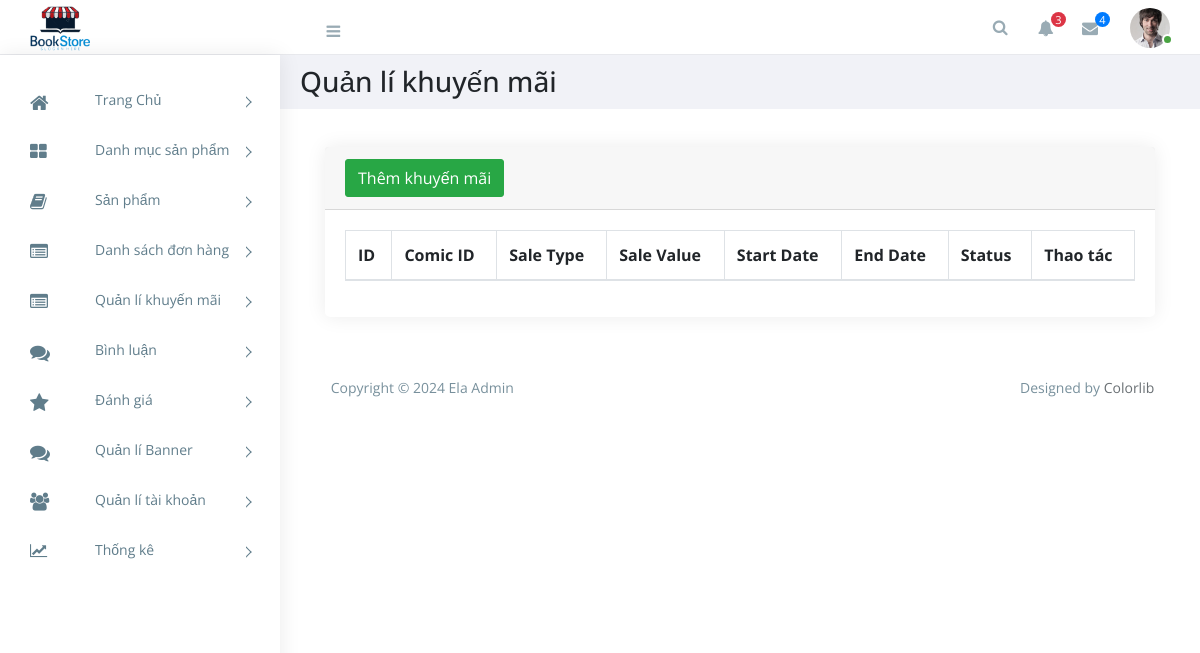
/admin/index.php?act=khuyen-mai, run on an earlier commit of the app's database.
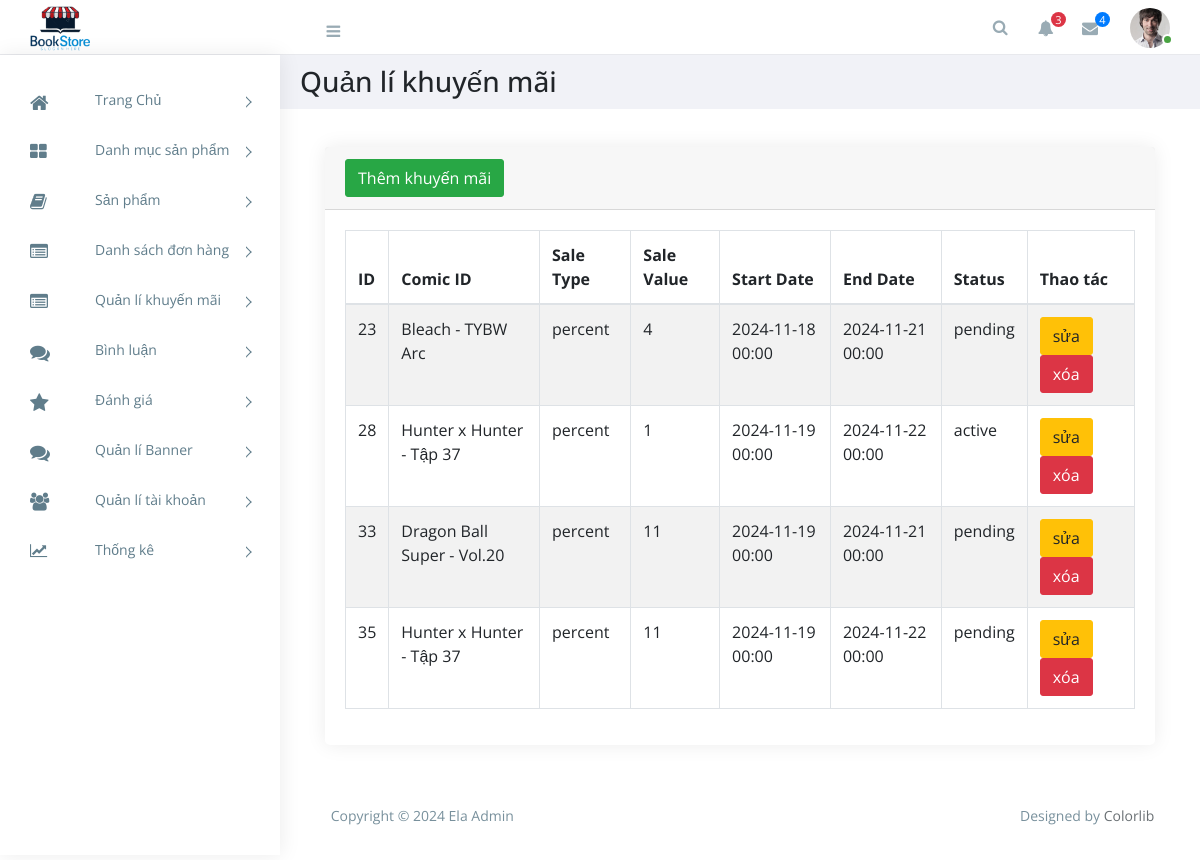
And on a later commit of the database.
### tables this page shows
CREATE TABLE `comic_sales` (
  `id` int NOT NULL,
  `comic_id` int NOT NULL,
  `sale_type` enum('percent','fixed') NOT NULL,
  `sale_value` decimal(10,2) NOT NULL,
  `start_date` datetime NOT NULL,
  `end_date` datetime NOT NULL,
  `status` enum('active','inactive','pending') DEFAULT 'pending',
  `created_at` timestamp NULL DEFAULT CURRENT_TIMESTAMP,
  `updated_at` timestamp NULL DEFAULT CURRENT_TIMESTAMP ON UPDATE CURRENT_TIMESTAMP
);

CREATE TABLE `comics` (
  `id` int NOT NULL,
  `title` varchar(255) NOT NULL,
  `author_id` int DEFAULT NULL,
  `category_id` int DEFAULT NULL,
  `description` text,
  `publication_date` date DEFAULT NULL,
  `price` decimal(10,2) DEFAULT NULL,
  `original_price` decimal(10,2) NOT NULL DEFAULT '0.00',
  `stock_quantity` int DEFAULT NULL,
  `image` varchar(255) DEFAULT NULL,
  `created_at` timestamp NULL DEFAULT CURRENT_TIMESTAMP,
  `updated_at` timestamp NULL DEFAULT CURRENT_TIMESTAMP ON UPDATE CURRENT_TIMESTAMP
);

### admin/controllers/KhuyenMaiController.php (called while the page is built, shortened)
<?php
class KhuyenMaiController
{
    public $modelKhuyenMai;
    public function __construct()
    {
        $this->modelKhuyenMai = new KhuyenMaiModel();
    }
    public function View_KhuyenMai()
    {
        $khuyenmais = $this->modelKhuyenMai->getAllKhuyenMai();
        require_once './views/khuyenmai/listkhuyenmai.php';
    }
}

### commons/core.php (called while the page is built, shortened)
<?php
function connectDB() {
    $host = DB_HOST;
    $port = DB_PORT;
    $dbname = DB_NAME;
    try {
        $conn = new PDO("mysql:host=$host;port=$port;dbname=$dbname", DB_USERNAME, DB_PASSWORD);
        $conn->setAttribute(PDO::ATTR_ERRMODE, PDO::ERRMODE_EXCEPTION);
        $conn->setAttribute(PDO::ATTR_DEFAULT_FETCH_MODE, PDO::FETCH_ASSOC);
        return $conn;
    } catch (PDOException $e) {
        echo ("Connection failed: " . $e->getMessage());
    }
}
?>

### admin/models/KhuyenMai.php (called while the page is built, shortened)
<?php
class KhuyenMaiModel {
    public $conn;
    public function __construct()
    {
        $this->conn = connectDB();
    }
    public function getAllKhuyenMai()
    {
        try {
            $sql = "SELECT comic_sales.* ,comics.title
            FROM comic_sales
            Join comics on comics.id = comic_sales.comic_id";
            $stmt = $this->conn->prepare($sql);
            $stmt->execute();
            return $stmt->fetchAll();
        } catch (Exception $e) {
            echo "lỗi" . $e->getMessage();
        }
    }
}
?>

### admin/views/khuyenmai/listkhuyenmai.php (the view, shortened to what this page needs)
<div class="container-fluid">
        <section class="content-header">
            <div class="container-fluid">
              <div class="row mb-2">
                <div class="col-sm-6" style="padding:10px 5px;">
                  <h3>Quản lí khuyến mãi</h3>
                </div>
              </div>
            </div>
          </section>
          <section class="content">
                  <div class="card">
                  <div class="card-header">
                      <a href="?act=form-add-khuyen-mai" class="btn btn-success">Thêm khuyến mãi</a>
                    </div>
                    <div class="card-body">
                      <table id="example1" class="table table-bordered table-striped">
                        <thead>
                          <tr>
                              <th>ID</th>
                              <th>Comic ID</th>
                              <th>Sale Type</th>
                              <th>Sale Value</th>
                              <th>Start Date</th>
                              <th>End Date</th>
                              <th>Status</th>
                              <th>Thao tác</th>
                          </tr>
                        </thead>
                        <tbody>
                          <?php
                            foreach ($khuyenmais as $khuyenmai) {
                          ?>
                            <tr>
                              <td><?= $khuyenmai['id'] ?></td>
                              <td><?= $khuyenmai['title'] ?></td>
                              <td><?= $khuyenmai['sale_type'] ?></td>
                              <td><?= number_format($khuyenmai['sale_value'], 0, '.', ',') ?></td>
                              <td><?= date('Y-m-d H:i', strtotime($khuyenmai['start_date']))?></td>
                              <td><?= date('Y-m-d H:i', strtotime($khuyenmai['end_date'] ))?></td>
                              <td><?= $khuyenmai['status'] ?></td>
                              <td>
                                <a href="?act=form-edit-khuyen-mai&id=<?=$khuyenmai['id'] ?>">
                                  <button class="btn btn-warning">sửa</button>
                                </a>
                                <a href="?act=delete-khuyen-mai&id=<?= $khuyenmai['id'] ?>">
                                  <button class="btn btn-danger" onclick="return confirm('bạn có muốn xóa không ?')"> xóa</button>
                                </a>
                              </td>
                            </tr>
                        <?php } ?>
                        </tbody>
                      </table>
                    </div>
                  </div>
                </div>
              </div>

What changed in the data, as far as the page shows it:
added comic_sales: id "23", comic.title "Bleach - TYBW Arc", sale_type "percent", sale_value "4", start_date "2024-11-18 00:00", end_date "2024-11-21 00:00", status "pending"
added comic_sales: id "28", comic.title "Hunter x Hunter - Tập 37", sale_type "percent", sale_value "1", start_date "2024-11-19 00:00", end_date "2024-11-22 00:00", status "active"
added comic_sales: id "33", comic.title "Dragon Ball Super - Vol.20", sale_type "percent", sale_value "11", start_date "2024-11-19 00:00", end_date "2024-11-21 00:00", status "pending"
added comic_sales: id "35", comic.title "Hunter x Hunter - Tập 37", sale_type "percent", sale_value "11", start_date "2024-11-19 00:00", end_date "2024-11-22 00:00", status "pending"
